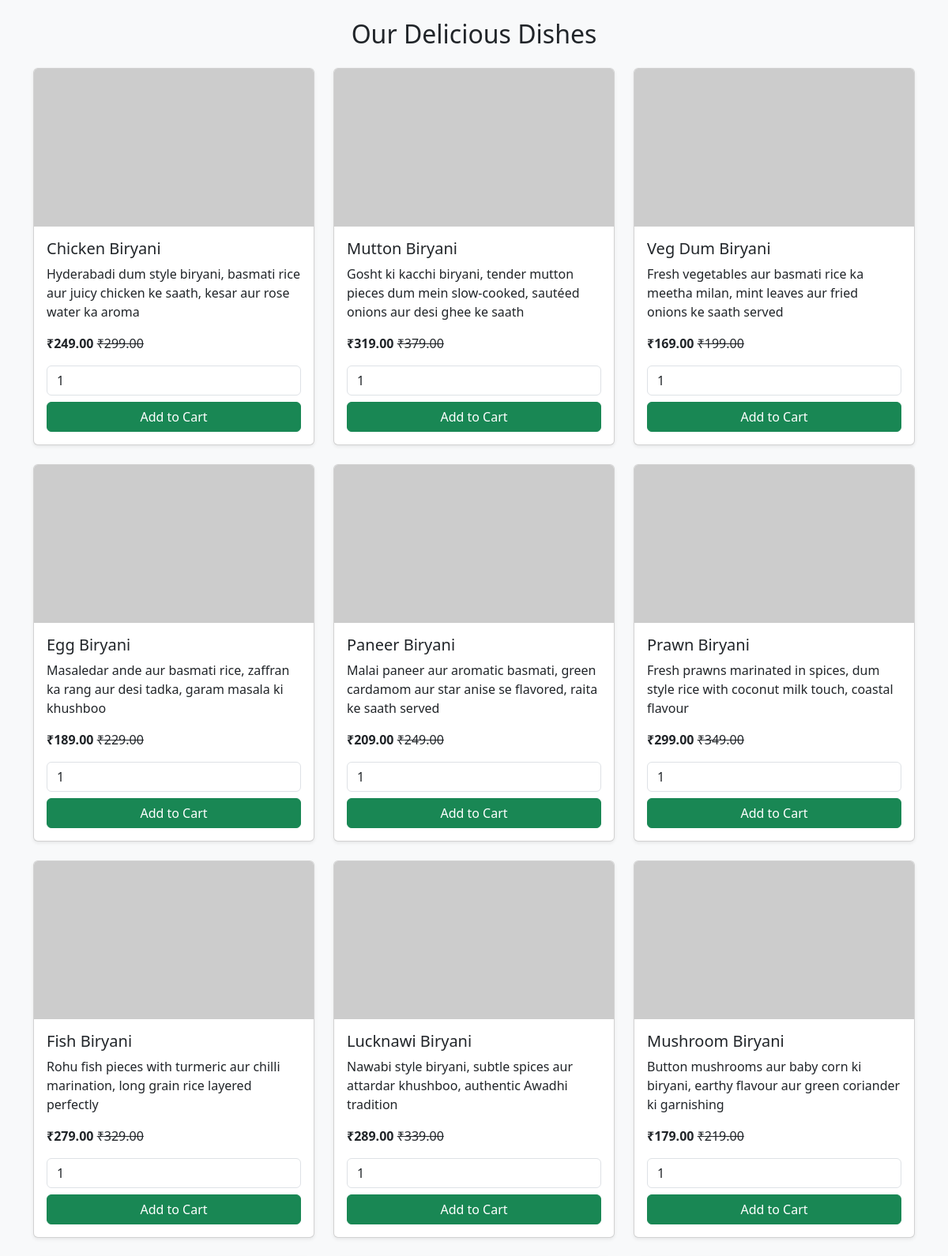
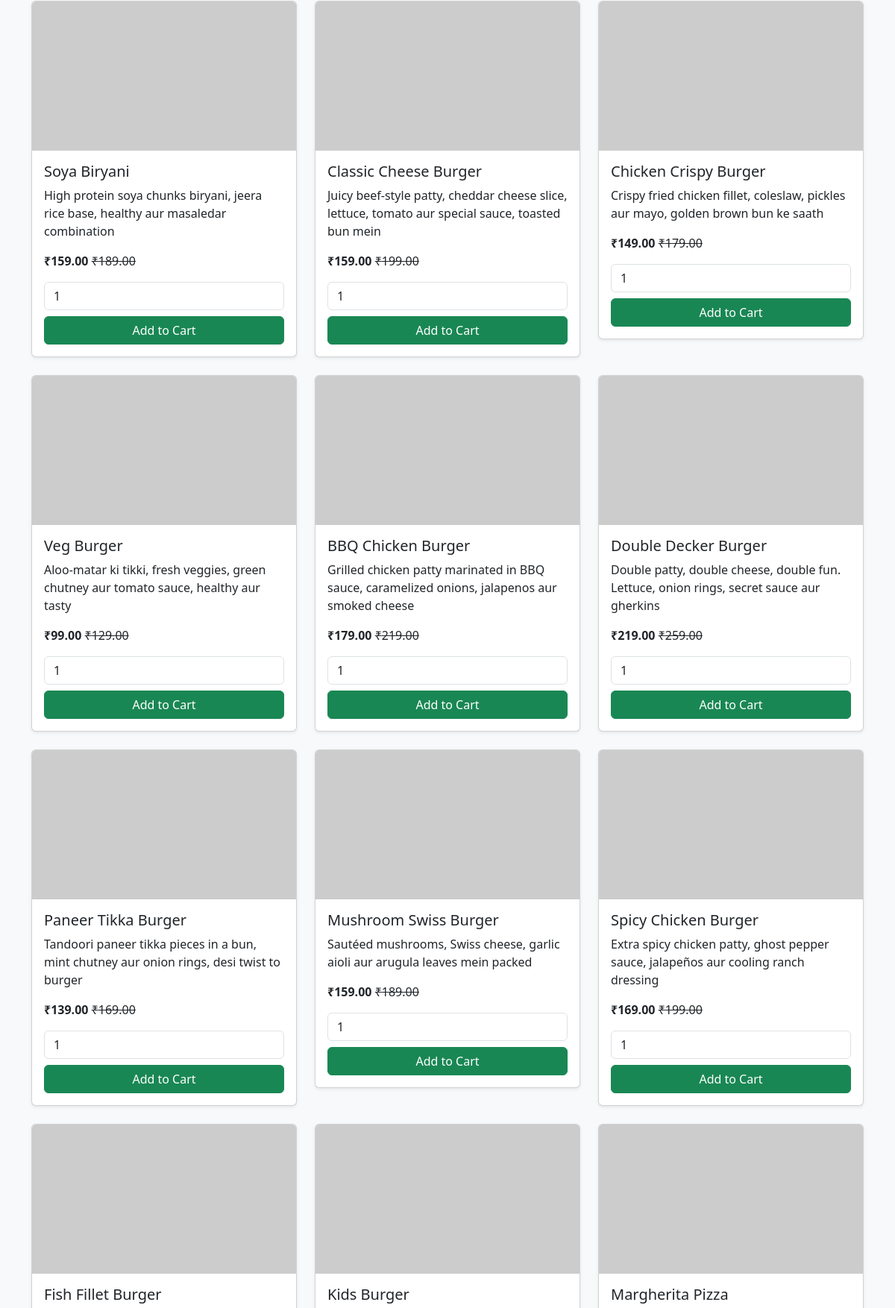
/products.php (upper part), run on the app's committed database (2 pictures, top to bottom).
### tables this page shows
CREATE TABLE IF NOT EXISTS `biryanis` (
    `id`          INT(11) NOT NULL AUTO_INCREMENT,
    `food_name`   VARCHAR(200) NOT NULL,
    `image`       VARCHAR(300) DEFAULT NULL,
    `description` TEXT DEFAULT NULL,
    `price`       DECIMAL(10,2) NOT NULL DEFAULT 0.00,
    `offer_price` DECIMAL(10,2) DEFAULT 0.00,
    `category`    VARCHAR(100) DEFAULT 'biryani',
    `created_at`  TIMESTAMP DEFAULT CURRENT_TIMESTAMP,
    PRIMARY KEY (`id`)
);

### products.php (the view, shortened to what this page needs)
<?php
$conn = mysqli_connect("localhost", "root", "", "fooddb");
$query = "SELECT * FROM biryanis";
$result = mysqli_query($conn, $query);
?>
<!DOCTYPE html>
<html>
<head>
  <link rel="stylesheet" href="https://cdn.jsdelivr.net/npm/bootstrap@5.3.3/dist/css/bootstrap.min.css">
</head>
<body class="bg-light">
<div class="container py-4">
  <h2 class="text-center mb-4">Our Delicious Dishes</h2>
  <div class="row">
    <?php while($row = mysqli_fetch_assoc($result)) { ?>
      <div class="col-md-4 mb-4">
        <form method="post" action="cart.php">
          <div class="card h-100 shadow-sm">
            <img src="<?= $row['image'] ?>" class="card-img-top" style="height: 200px; object-fit: cover;">
            <div class="card-body">
              <h5 class="card-title"><?= $row['food_name'] ?></h5>
              <p class="card-text"><?= $row['description'] ?></p>
              <p><strong>₹<?= $row['offer_price'] ?></strong> <del>₹<?= $row['price'] ?></del></p>
              <input type="number" name="qty" value="1" class="form-control mb-2" min="1">
              <button type="submit" name="add" class="btn btn-success w-100">Add to Cart</button>
            </div>
          </div>
        </form>
      </div>
    <?php } ?>
  </div>
</div>
</body>
</html>

### data on the page
biryanis: food_name "Chicken Biryani", description "Hyderabadi dum style biryani, basmati rice aur juicy chicken ke saath, kesar aur rose water ka aroma", offer_price "249.00", price "299.00"
biryanis: food_name "Mutton Biryani", description "Gosht ki kacchi biryani, tender mutton pieces dum mein slow-cooked, sautéed onions aur desi ghee ke saath", offer_price "319.00", price "379.00"
biryanis: food_name "Veg Dum Biryani", description "Fresh vegetables aur basmati rice ka meetha milan, mint leaves aur fried onions ke saath served", offer_price "169.00", price "199.00"
biryanis: food_name "Egg Biryani", description "Masaledar ande aur basmati rice, zaffran ka rang aur desi tadka, garam masala ki khushboo", offer_price "189.00", price "229.00"
biryanis: food_name "Paneer Biryani", description "Malai paneer aur aromatic basmati, green cardamom aur star anise se flavored, raita ke saath served", offer_price "209.00", price "249.00"
biryanis: food_name "Prawn Biryani", description "Fresh prawns marinated in spices, dum style rice with coconut milk touch, coastal flavour", offer_price "299.00", price "349.00"
biryanis: food_name "Fish Biryani", description "Rohu fish pieces with turmeric aur chilli marination, long grain rice layered perfectly", offer_price "279.00", price "329.00"
biryanis: food_name "Lucknawi Biryani", description "Nawabi style biryani, subtle spices aur attardar khushboo, authentic Awadhi tradition", offer_price "289.00", price "339.00"
biryanis: food_name "Mushroom Biryani", description "Button mushrooms aur baby corn ki biryani, earthy flavour aur green coriander ki garnishing", offer_price "179.00", price "219.00"
biryanis: food_name "Soya Biryani", description "High protein soya chunks biryani, jeera rice base, healthy aur masaledar combination", offer_price "159.00", price "189.00"
biryanis: food_name "Classic Cheese Burger", description "Juicy beef-style patty, cheddar cheese slice, lettuce, tomato aur special sauce, toasted bun mein", offer_price "159.00", price "199.00"
biryanis: food_name "Chicken Crispy Burger", description "Crispy fried chicken fillet, coleslaw, pickles aur mayo, golden brown bun ke saath", offer_price "149.00", price "179.00"
biryanis: food_name "Veg Burger", description "Aloo-matar ki tikki, fresh veggies, green chutney aur tomato sauce, healthy aur tasty", offer_price "99.00", price "129.00"
biryanis: food_name "BBQ Chicken Burger", description "Grilled chicken patty marinated in BBQ sauce, caramelized onions, jalapenos aur smoked cheese", offer_price "179.00", price "219.00"
biryanis: food_name "Double Decker Burger", description "Double patty, double cheese, double fun. Lettuce, onion rings, secret sauce aur gherkins", offer_price "219.00", price "259.00"
biryanis: food_name "Paneer Tikka Burger", description "Tandoori paneer tikka pieces in a bun, mint chutney aur onion rings, desi twist to burger", offer_price "139.00", price "169.00"
biryanis: food_name "Mushroom Swiss Burger", description "Sautéed mushrooms, Swiss cheese, garlic aioli aur arugula leaves mein packed", offer_price "159.00", price "189.00"
biryanis: food_name "Spicy Chicken Burger", description "Extra spicy chicken patty, ghost pepper sauce, jalapeños aur cooling ranch dressing", offer_price "169.00", price "199.00"
biryanis: food_name "Fish Fillet Burger"
biryanis: food_name "Kids Burger"
biryanis: food_name "Margherita Pizza"
